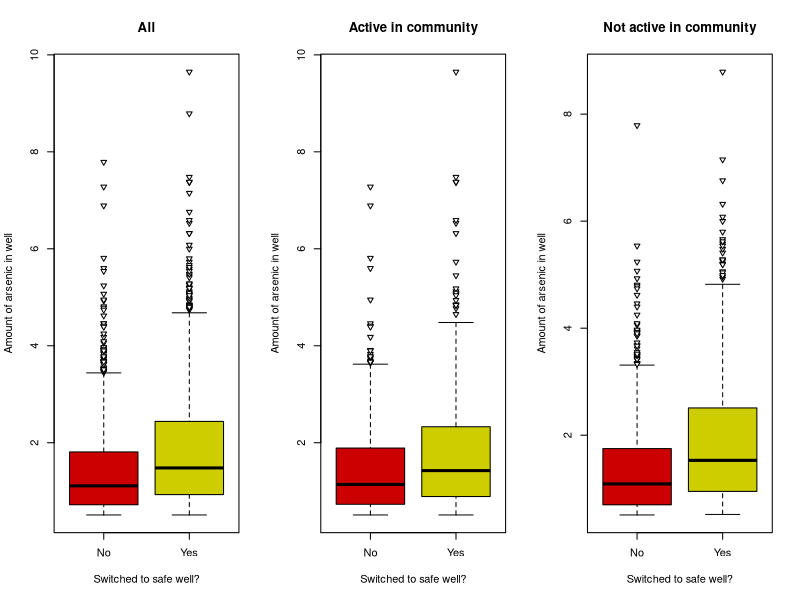
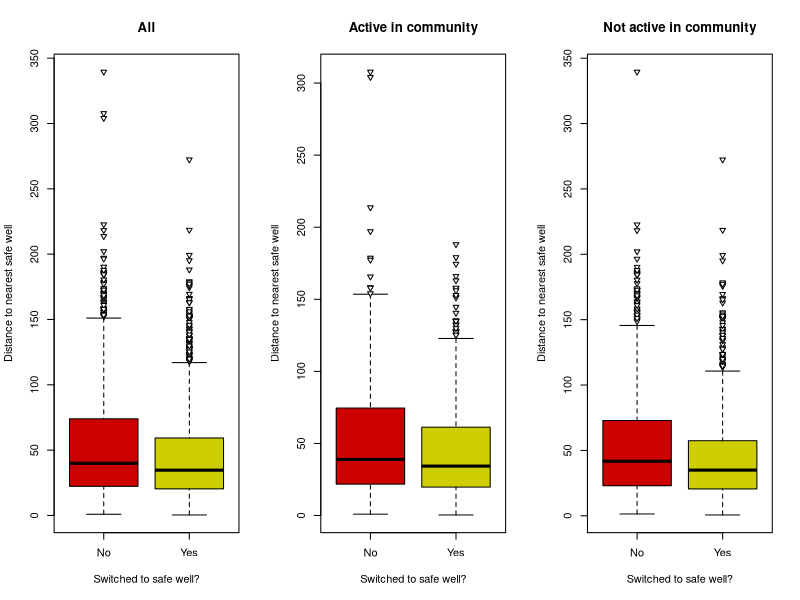
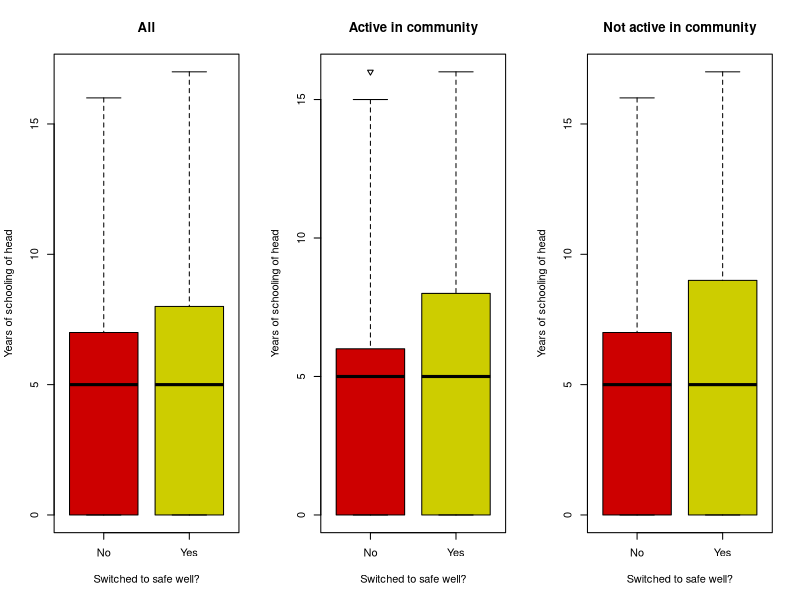
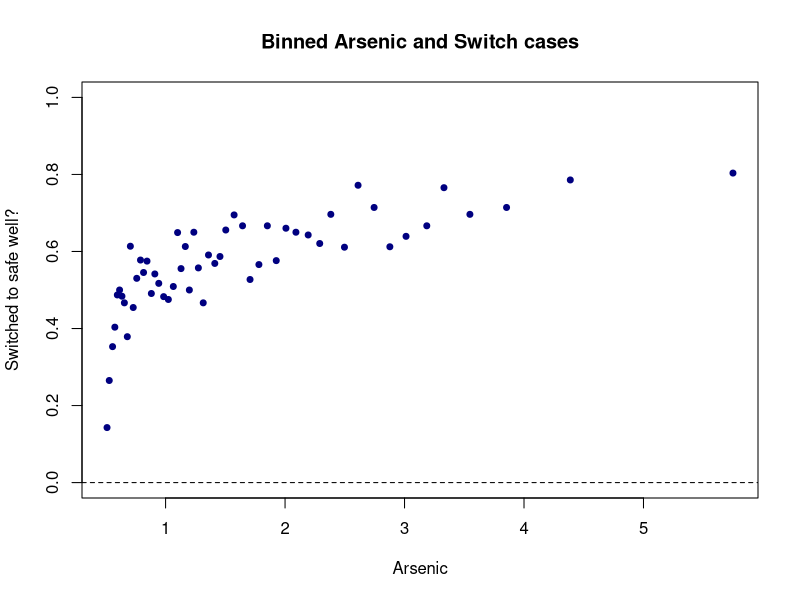
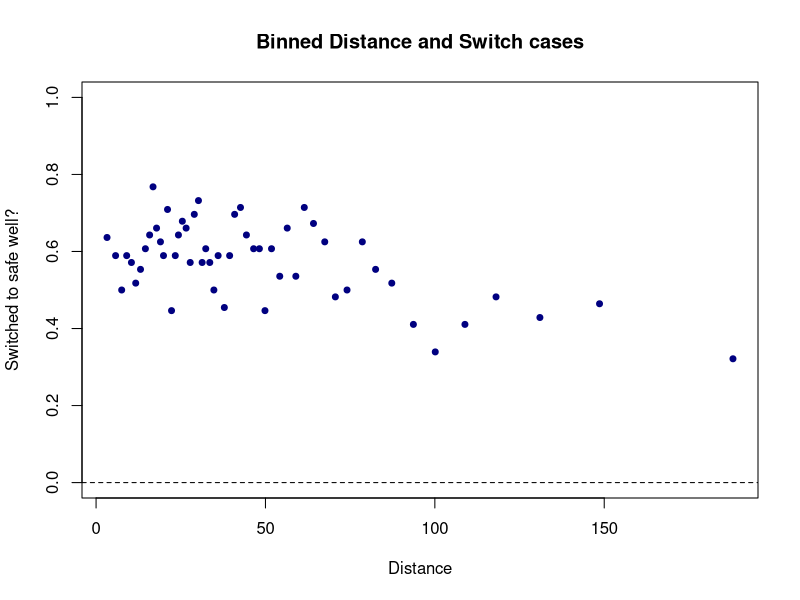
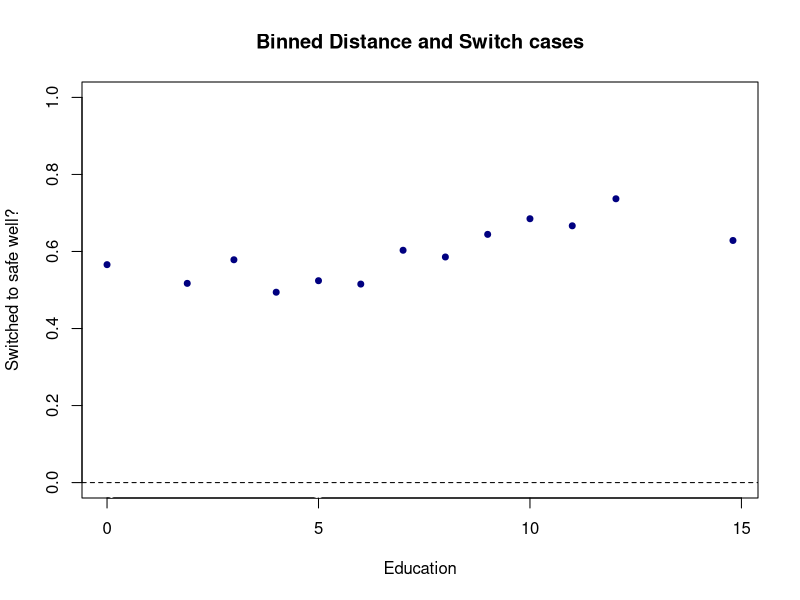
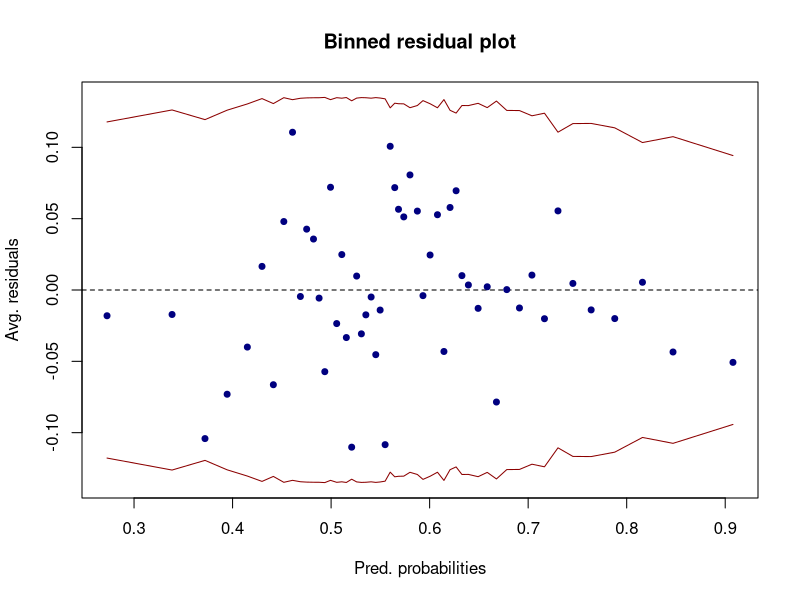
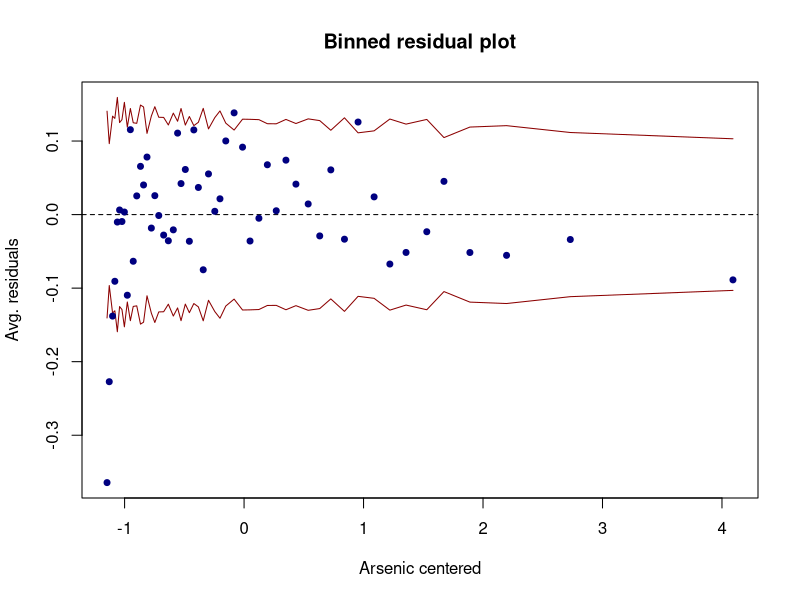

Recreate these plots in R, in order.

###########################################################################
###########################################################################
###################### The contaminated wells analysis ####################
###########################################################################
###########################################################################

###### Clear environment and load libraries
rm(list = ls())
library(arm)
library(pROC)
library(e1071)
library(caret)

###### Load the data
arsenic <- read.csv("data/arsenic.csv",header=T,
                    colClasses=c("numeric","numeric","numeric","factor","numeric"))

###### View properties of the data
dim(arsenic)
head(arsenic)
summary(arsenic[,-1])
table(arsenic$switch)

###### Exploratory data analysis

## We can do boxplots for the numeric variables
# Set plot window to 3 side by side plots
par(mfrow=c(1,3)) 

# First, let's look at arsenic vs switch
boxplot(arsenic~switch,data=arsenic,ylab="Amount of arsenic in well",pch=25,xaxt='n',
        xlab="Switched to safe well?",col=c("red3","yellow3"),cex = 0.85,main ="All")
axis(1,at=c(1,2),labels=c("No","Yes"))
boxplot(arsenic~switch,data=arsenic,subset= assoc==1,ylab="Amount of arsenic in well",
        xlab="Switched to safe well?",col=c("red3","yellow3"),xaxt='n',
        pch = 25, cex = 0.85,main ="Active in community")
axis(1,at=c(1,2),labels=c("No","Yes"))
boxplot(arsenic~switch,data=arsenic,subset= assoc==0,ylab="Amount of arsenic in well",
        xlab="Switched to safe well?",col=c("red3","yellow3"),xaxt='n',
        pch = 25, cex = 0.85,main ="Not active in community")
axis(1,at=c(1,2),labels=c("No","Yes"))

# Now, let's look at distance vs switch
boxplot(dist~switch,data=arsenic,ylab="Distance to nearest safe well",pch=25,xaxt='n',
        xlab="Switched to safe well?",col=c("red3","yellow3"),cex = 0.85,main ="All")
axis(1,at=c(1,2),labels=c("No","Yes"))
boxplot(dist~switch,data=arsenic,subset= assoc==1,ylab="Distance to nearest safe well",
        xlab="Switched to safe well?",col=c("red3","yellow3"),xaxt='n',
        pch = 25, cex = 0.85,main ="Active in community")
axis(1,at=c(1,2),labels=c("No","Yes"))
boxplot(dist~switch,data=arsenic,subset= assoc==0,ylab="Distance to nearest safe well",
        xlab="Switched to safe well?",col=c("red3","yellow3"),xaxt='n',
        pch = 25, cex = 0.85,main ="Not active in community")
axis(1,at=c(1,2),labels=c("No","Yes"))

# Finally, education vs switch
boxplot(educ~switch,data=arsenic,ylab="Years of schooling of head",pch=25,xaxt='n',
        xlab="Switched to safe well?",col=c("red3","yellow3"),cex = 0.85,main ="All")
axis(1,at=c(1,2),labels=c("No","Yes"))
boxplot(educ~switch,data=arsenic,subset= assoc==1,ylab="Years of schooling of head",
        xlab="Switched to safe well?",col=c("red3","yellow3"),xaxt='n',
        pch = 25, cex = 0.85,main ="Active in community")
axis(1,at=c(1,2),labels=c("No","Yes"))
boxplot(educ~switch,data=arsenic,subset= assoc==0,ylab="Years of schooling of head",
        xlab="Switched to safe well?",col=c("red3","yellow3"),xaxt='n',
        pch = 25, cex = 0.85,main ="Not active in community")
axis(1,at=c(1,2),labels=c("No","Yes"))
#actually, education is more of an integer variable, 
#so maybe a boxplot isn't the best way to explore the variable 
#Actually, we need to think about how we want to include it in our model


## We can do tables for the factor variables
# For switch vs association, look at joint probabilities
table(arsenic[,c("switch","assoc")])
table(arsenic[,c("switch","assoc")])/sum(table(arsenic[,c("switch","assoc")]))
#actually, what we really want are conditional probabilities
#we want to see how the probability of switching changes for different levels of assoc
#that is, the probabilities for switching given each value of association
apply(table(arsenic[,c("switch","assoc")])/sum(table(arsenic[,c("switch","assoc")])),
      2,function(x) x/sum(x)) 
# You can also use the tapply command for the same thing
tapply(arsenic$switch, arsenic$assoc, mean)
# Finally, we can even try a chi-squared test for independence.
chisq.test(table(arsenic[,c("switch","assoc")]))

# We could do the same with education, too, since it is actually an integer variable
table(arsenic[,c("switch","educ")])
#we do not have that many data points for educ=1 and for educ>12
table(arsenic[,c("switch","educ")])/sum(table(arsenic[,c("switch","educ")]))
apply(table(arsenic[,c("switch","educ")])/sum(table(arsenic[,c("switch","educ")])),
      2,function(x) x/sum(x)) 
tapply(arsenic$switch, arsenic$educ, mean)
# Notice that the average probabilty of switching is mostly below 58% below level 7, 
#but mostly above 58% above level 7.

#remember that there are few observations at some of these values of the predictors, 
#so the percentages need to be considered in the context of large uncertainties.  
#but, this does suggest a change at about 7 years of education at least
#we might consider a dummy variable for 7 (or 8) or higher rather than a linear term...
#something to try later.

#let's look at binnedplots of continuous predictors versus switch
#ignore the SD lines in these plots
#they are only relevant when plotting binned residuals versus the predicted probabilities
par(mfrow=c(1,1)) 
binnedplot(y=arsenic$switch,arsenic$arsenic,xlab="Arsenic",ylim=c(0,1),col.pts="navy",
           ylab ="Switched to safe well?",main="Binned Arsenic and Switch cases",
           col.int="white") # this is to set the SD lines to white and ignore them
#note the quickly increasing trend followed by flattening. 
#probability does not start to decrease, though, so unlikely we'd want a quadratic term.  
#we would expect some flattening with a linear trend.  

binnedplot(y=arsenic$switch,arsenic$dist,xlab="Distance",ylim=c(0,1),col.pts="navy",
           ylab ="Switched to safe well?",main="Binned Distance and Switch cases",col.int="white")
#no obvious transformation suggested.

binnedplot(y=arsenic$switch,arsenic$educ,xlab="Education",ylim=c(0,1),col.pts="navy",
           ylab ="Switched to safe well?",main="Binned Distance and Switch cases",col.int="white")
#looks like it might be decreasing from 0 to 6, then increasing to 12, then not enough data afterwards

# ACTUALLY, DO A QUICK GOOGLE SEARCH ABOUT THE EDUCATION SYSTEM IN BANGLADESH
# WHAT DID YOU FIND? HOW CAN THAT HELP WITH THE EDUCATION VARIABLE?


###### Model fitting
#let's try a logistic regression that has a main effect for every variable and linear predictors
#first begin by centering the continuous predictors 
#we'll leave educ alone since we might recode later
arsenic$arsenic_c = arsenic$arsenic - mean(arsenic$arsenic)
arsenic$dist_c = arsenic$dist - mean(arsenic$dist)
arsreg1 = glm(switch ~ arsenic_c + dist_c + assoc + educ, data = arsenic, family = binomial)
summary(arsreg1)

# TALK ABOUT THE MEANING OF THE COEFFICIENTS FOR 5 MINUTES.
# I WILL CALL ON GROUPS RANDOMLY TO INTERPRET EACH COEFFICIENT


###### Model diagnostics

#binned residual plots

#save the raw residuals
rawresid1 <- residuals(arsreg1,"resp")

#binned residual plots
binnedplot(x=fitted(arsreg1),y=rawresid1,xlab="Pred. probabilities",
           col.int="red4",ylab="Avg. residuals",main="Binned residual plot",col.pts="navy")

binnedplot(x=arsenic$arsenic_c,y=rawresid1,xlab="Arsenic centered",
           col.int="red4",ylab="Avg. residuals",main="Binned residual plot",col.pts="navy")
# definitely something to think about here.
# sharp increase and then somewhat steady afterwards
# GOOGLE THE MOS COMMON FUNCTIONS TO SEE WHICH MIGHT BE IDEAL:
# WHAT DOES THE QUADRATIC FUNCTION LOOKS LIKE COMPARED TO THE LN FUNCTION??


binnedplot(x=arsenic$dist_c,y=rawresid1,xlab="Distance centered",
           col.int="red4",ylab="Avg. residuals",main="Binned residual plot",col.pts="navy")
#not as much of a trend, really.

binnedplot(arsenic$educ,rawresid1,xlab="Education",
           col.int="red4",ylab="Avg. residuals",main="Binned residual plot",col.pts="navy")
#looks like a decreasing trend from 0 to 6 but an increasing trend from 7 upwards, 
#save for levela above 12. Again not enough data

#let's look at average residuals by education using the tapply command
plot(0:17,tapply(rawresid1, arsenic$educ, mean),col='blue4',pch=10)
#looks upward-downward. Not enough data for some of the levels
#we could try the dummy variable splits. Maybe 0 to 6, 7 to 12, then 12 upwards
#again, maybe we only need to split at 6/7.
#SCIENTIFICALLY, what makes sense?

tapply(rawresid1, arsenic$assoc, mean) 
#nothing helpful here, because we have a binary variable


###### Model validation

#let's do the confusion matrix with .5 threshold
Conf_mat <- confusionMatrix(as.factor(ifelse(fitted(arsreg1) >= 0.5, "1","0")),
                            as.factor(arsenic$switch),positive = "1")
Conf_mat$table
Conf_mat$overall["Accuracy"];
Conf_mat$byClass[c("Sensitivity","Specificity")] #True positive rate and True negative rate
#Maybe we can try to increase that accuracy.
#Also, the TNR looks low here.

#first, let's repeat with the marginal percentage in the data
mean(arsenic$switch)
Conf_mat <- confusionMatrix(as.factor(ifelse(fitted(arsreg1) >= mean(arsenic$switch), "1","0")),
                            as.factor(arsenic$switch),positive = "1")
Conf_mat$table
Conf_mat$overall["Accuracy"];
Conf_mat$byClass[c("Sensitivity","Specificity")]
#huge difference!  seems a lot of predicted probabilities are in the .5 yo .58  range, so cutoff matters.
#either way, we have large off-diagonal numbers. specificity is sensitive to the cutoff

#look at ROC curve
roc(arsenic$switch,fitted(arsreg1),plot=T,print.thres="best",legacy.axes=T,
    print.auc =T,col="red3")
#pretty tight to the line -- not a strongly predictive logistic regression

#let's see if we can improve the model.







## Model building

#based on binned residual plot, let's try a log of arsenic to start with, and see what happens.
arsenic$logarsenic = log(arsenic$arsenic)
arsenic$logarsenic_c = arsenic$logarsenic - mean(arsenic$logarsenic)

arsreg2 = glm(switch ~ logarsenic_c + dist_c + assoc + educ, data = arsenic, family = binomial)
summary(arsreg2)



#back to diagnostics
rawresid2 <- residuals(arsreg2,"resp")

#binned residual plots
binnedplot(x=fitted(arsreg2),y=rawresid2,xlab="Pred. probabilities",
           col.int="red4",ylab="Avg. residuals",main="Binned residual plot",col.pts="navy")

binnedplot(x=arsenic$logarsenic_c,y=rawresid2,xlab="Log Arsenic centered",
           col.int="red4",ylab="Avg. residuals",main="Binned residual plot",col.pts="navy")
#seems to have helped some!

binnedplot(x=arsenic$dist_c,y=rawresid2,xlab="Distance centered",
           col.int="red4",ylab="Avg. residuals",main="Binned residual plot",col.pts="navy")
#still not as much of a trend.

binnedplot(arsenic$educ,rawresid2,xlab="Education",
           col.int="red4",ylab="Avg. residuals",main="Binned residual plot",col.pts="navy")

plot(0:17,tapply(rawresid2, arsenic$educ, mean),col='blue4',pch=10)
#similar pattern as before for education.


#let's do the confusion matrix with .5 threshold
Conf_mat <- confusionMatrix(as.factor(ifelse(fitted(arsreg2) >= 0.5, "1","0")),
                            as.factor(arsenic$switch),positive = "1")
Conf_mat$table
Conf_mat$overall["Accuracy"];
Conf_mat$byClass[c("Sensitivity","Specificity")] #True positive rate and True negative rate

#let's repeat with the marginal percentage in the data
Conf_mat <- confusionMatrix(as.factor(ifelse(fitted(arsreg2) >= mean(arsenic$switch), "1","0")),
                            as.factor(arsenic$switch),positive = "1")
Conf_mat$table
Conf_mat$overall["Accuracy"];
Conf_mat$byClass[c("Sensitivity","Specificity")]
#some improvement


#look at ROC curve
roc(arsenic$switch,fitted(arsreg2),plot=T,print.thres="best",legacy.axes=T,
    print.auc =T,col="red3")

#let's compare this roc curve to the previous one
roc(arsenic$switch,fitted(arsreg1),plot=T,legacy.axes=T,print.auc =T,col="red3")
roc(arsenic$switch,fitted(arsreg2),plot=T,legacy.axes=T,col="blue3",add=T)
legend('bottomright', c('model1','model2'),lty=c(1,1),
       lwd=c(2,2),col=c('red3','blue3'))

#not much difference from last curve really, although a little more prediction accuracy









#let's see what happens if we collapse education to 2 levels
#we could collapse education to 3 levels but we do not have enough data for the tertiary levels
arsenic$educnew <- rep(0,nrow(arsenic))
arsenic$educnew[arsenic$educ > 6] <- 1
table(arsenic$educ,arsenic$educnew)

arsreg3 = glm(switch ~ logarsenic_c + dist_c + assoc + educnew, data = arsenic, family = binomial)
summary(arsreg3)

#this seems to have helped the significance of education, and it is scientifically plausible.  let's keep it!
#should go through binned residuals again to make sure this did not worsen model fit. 
#back to diagnostics
rawresid3 <- residuals(arsreg3,"resp")

#binned residual plots
binnedplot(x=fitted(arsreg2),y=rawresid3,xlab="Pred. probabilities",
           col.int="red4",ylab="Avg. residuals",main="Binned residual plot",col.pts="navy")

binnedplot(x=arsenic$logarsenic_c,y=rawresid3,xlab="Log Arsenic centered",
           col.int="red4",ylab="Avg. residuals",main="Binned residual plot",col.pts="navy")
#pretty much the same as before

binnedplot(x=arsenic$dist_c,y=rawresid3,xlab="Distance centered",
           col.int="red4",ylab="Avg. residuals",main="Binned residual plot",col.pts="navy")
#pretty much the same as before

tapply(rawresid1, arsenic$educnew, mean) 
# nothing helpful here



#look at new roc curve to see if it is any better
roc(arsenic$switch,fitted(arsreg3),plot=T,legacy.axes=T,print.auc =T,col="red3")

# it is a little better, with a higher area under the curve (AUC = .6632).  
# let's keep this model.




### Interactions in logistic regression

# WHAT DO YOU THINK ARE THE MOST PLAUSIBLE INTERACTIONS?

#scientifically, it is plausible to think that there might be interactions among all the variables and arsenic, 
# or among education and distance.
#let's add the interactions to see if any stand out.

#first, here is a way to explore the data for interactions using the binnedplot command

#lets set up the graphics device to show two plots side by side 
par(mfcol=c(2,1))

#first plot for educnew = 0
binnedplot(arsenic$logarsenic_c[arsenic$educnew==0], y=arsenic$switch[arsenic$educnew==0], 
           xlab = "Log Arsenic", ylab = "Switch cases", main = "Binned Arsenic and Switch cases (Educ < 7)") 

#next the plot for educnew = 1
binnedplot(arsenic$logarsenic_c[arsenic$educnew==1], y=arsenic$switch[arsenic$educnew==1], 
           xlab = "Log Arsenic", ylab = "Switch cases", main = "Binned Arsenic and Switch cases (Educ > 6)") 

#we are looking for differences in the trend.  not strong ones, except possibly at low levels of arsenic.
#I will include an interaction based on scientific arguments in favor of an interaction effect, 
# but I am not expecting a very strong interaction effect based on this plot.


#let's try for association and arsenic
#first plot for assoc = 0
binnedplot(arsenic$logarsenic_c[arsenic$assoc==0], y=arsenic$switch[arsenic$assoc==0], 
           xlab = "Log Arsenic", ylab = "Switch cases", main = "Binned Arsenic and Switch cases (Assoc = 0)") 

#next the plot for assoc = 1
binnedplot(arsenic$logarsenic_c[arsenic$assoc==1], y=arsenic$switch[arsenic$assoc==1],
           xlab = "Log Arsenic", ylab = "Switch cases", main = "Binned Arsenic and Switch cases (Assoc = 1)") 

#even less reason to suspect an interaction effect from this plot.

#how about distance and education?
#first plot for educnew = 0
binnedplot(arsenic$dist_c[arsenic$educnew==0], y=arsenic$switch[arsenic$educnew==0], 
           xlab = "Distance", ylab = "Switch cases", main = "Binned Distance and Switch cases (Educ < 7)") 
#next the plot for educnew = 1
binnedplot(arsenic$dist_c[arsenic$educnew==1], y=arsenic$switch[arsenic$educnew==1], 
           xlab = "Distance", ylab = "Switch cases", main = "Binned Distance and Switch cases (Educ > 6)") 

#this is a little more interesting -- we see one plot flatten and the other decrease.  
#here an interaction might be useful.


#let's first try the model with all the interactions 
arsreg4 = glm(switch ~ dist_c*educnew  + logarsenic_c * (assoc + educnew), data = arsenic, family = binomial)
summary(arsreg4)

#these collectively look sort of useful, especially the education ones! 

#change in deviance tests to see if the full set of interactions are useful.

anova(arsreg4, arsreg3, test= "Chisq")

#the whole group of interactions is significant.  let's just test if the distance interaction is useful, given the other two in the model.

arsreg4a = glm(switch ~ logarsenic_c * (assoc + educnew) + dist_c, data = arsenic, family = binomial)
summary(arsreg4a)

anova(arsreg4a, arsreg4, test= "Chisq")
#looks like the interaction with distance and education is useful given the others are in the model


#let's test if the distance interaction is useful, given the other two are NOT in the model.

arsreg4b = glm(switch ~ logarsenic_c + assoc + dist_c*educnew, data = arsenic, family = binomial)
summary(arsreg4b)

anova(arsreg4b, arsreg3, test= "Chisq")
#looks like the interaction with distance and education is useful even when the others are NOT in the model

#let's test the other two interactions jointly
anova(arsreg4b, arsreg4, test= "Chisq")
#looks like they are not


#let's make our final model (arsreg5) be the one with only the interaction with distance and education

arsreg5 = glm(switch ~ logarsenic_c + assoc + dist_c*educnew, data = arsenic, family = binomial)
summary(arsreg5)

# TALK ABOUT THE MEANING OF THE COEFFICIENTS FOR 5 MINUTES.
# I WILL CALL ON GROUPS RANDOMLY TO INTERPRET EACH COEFFICIENT


#let's use the stepwise function to do model selection (using BIC)
n <- nrow(arsenic)
step(glm(switch~1,data=arsenic,family=binomial),scope=formula(arsreg4),direction="both",
     trace=0,k = log(n))
#pretty much agrees with arsreg5 except for assoc. 
#Let's keep it just because we will try to interpret it (even though it isn't significant)


#let's do the binned residual plots with this perhaps final model one more time!

rawresid5 <- residuals(arsreg5,"resp")

par(mfcol=c(1,1))
binnedplot(x=arsenic$logarsenic_c,y=rawresid5,xlab="Log Arsenic centered",
           col.int="red4",ylab="Avg. residuals",main="Binned residual plot",col.pts="navy")
binnedplot(x=arsenic$dist_c,y=rawresid5,xlab="Distance centered",
           col.int="red4",ylab="Avg. residuals",main="Binned residual plot",col.pts="navy")


#let's do the confusion matrix
Conf_mat <- confusionMatrix(as.factor(ifelse(fitted(arsreg5) >= 0.5, "1","0")),
                            as.factor(arsenic$switch),positive = "1")
Conf_mat$table
Conf_mat$overall["Accuracy"];
Conf_mat$byClass[c("Sensitivity","Specificity")] #True positive rate and True negative rate

#let's repeat with the marginal percentage in the data
Conf_mat <- confusionMatrix(as.factor(ifelse(fitted(arsreg5) >= mean(arsenic$switch), "1","0")),
                            as.factor(arsenic$switch),positive = "1")
Conf_mat$table
Conf_mat$overall["Accuracy"];
Conf_mat$byClass[c("Sensitivity","Specificity")]
#still not moving much.... the model can predict only so well


#ROC curve...
roc(arsenic$switch,fitted(arsreg5),plot=T,print.thres="best",legacy.axes=T,
    print.auc =T,col="red3")

#a little better still... but we really aren't gaining a whole lot.  this is about as
#good as we are going to get with only these variables, apparently.

###model interpretations

confint.default(arsreg5)   #on log odds scale
exp(confint.default(arsreg5))   #on odds scale


#Interpreting arsenic is a bit complicated
#let's make plots to display relationships.

#plot of predicted probabilities as arsenic increases for different groups.
#set distance = to average distance (centering means we don't need to worry about it when making predictions at the average distance)
#we can just set it to zero

#First set arsenic and dist values
new_arsenic <- seq(from = min(arsenic$arsenic), to = max(arsenic$arsenic), by = .1)
newdata <- data.frame(dist_c=rep(0,length(new_arsenic)))
newdata$logarsenic_c <- log(new_arsenic) - mean(arsenic$logarsenic)

#now for association = educnew = 0
newdata$assoc <- factor(0,levels=levels(arsenic$assoc))
newdata$educnew <- 0
predprobbaseline <- predict(arsreg5,newdata,type='response')

#next association =1, educnew = 0
newdata$assoc <- factor(1,levels=levels(arsenic$assoc))
newdata$educnew <- 0
predprobassoc <- predict(arsreg5,newdata,type='response')

#set association =0 , educnew = 1
newdata$assoc <- factor(0,levels=levels(arsenic$assoc))
newdata$educnew <- 1
predprobeducnew <- predict(arsreg5,newdata,type='response')

#set association = 1, educnew = 1
newdata$assoc <- factor(1,levels=levels(arsenic$assoc))
newdata$educnew <- 1
predprobeducnewassoc <- predict(arsreg5,newdata,type='response')

plot(y = predprobbaseline, x = new_arsenic, ylab = "Predicted probability", xlab = "Arsenic", 
     main = "Predicted Probability vs. Arsenic for Different Groups",ylim=c(0.2,1),pch= 1,
     col="red2")
points(y=predprobassoc, x=new_arsenic, pch= 2,col="red4")
points(y=predprobeducnew, x=new_arsenic, pch= 3,col="tan2")
points(y=predprobeducnewassoc, x=new_arsenic, pch= 4,col="tan4")
legend('bottomright',pch=c(3,4,1,2),bty = "n",col=c('tan2','tan4','red2','red4'),
       c('assoc=0; educnew=1','assoc=1; educnew=1','assoc=0; educnew=0','assoc=1; educnew=0'))
